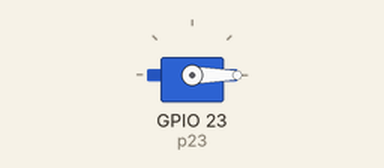
Bench run of a program on a simulated ESP32 board running MicroPython. Shown: servo. Servo angles are drawn from the pulse width (0.5 ms = 0°, 2.5 ms = 180°). At 19.0 s the program stops and its outputs stay as they are.

Above: at 0.1 s.
At 4.6 s:
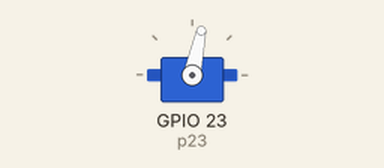
At 9.1 s:
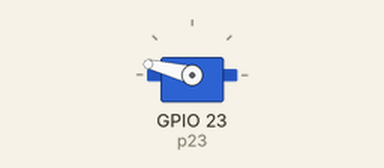
At 16.6 s:
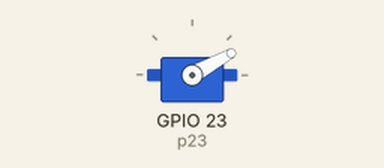
Timing chart, 0 to 19.5 s (numbered marks = the images above):
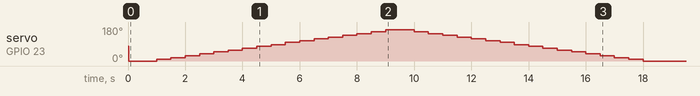

Measured:
- by itself, servo on GPIO 23 (p23): 78° → 0° at 0.02 s, → 10° 0.98 s later, → 18° 0.50 s later, → 29° 0.50 s later, … (35 changes in this stretch)

The program:

main.py
```python
# Load the machine module for GPIO and PWM
# Control servo motor with MicroPython
# Author: George Bantique, TechToTinker
# Date: September 15, 2020
#
#  https://techtotinker.blogspot.com/2020/09/006-micropython-tutorial-how-to-control.html?m=1
#

import machine
# Load the time module for the delays
import time

# Create a regular p23 GPIO object
p23 = machine.Pin(23, machine.Pin.OUT)

# Create another object named pwm by
# attaching the pwm driver to the pin
pwm = machine.PWM(p23)

# Set the pulse every 20ms
pwm.freq(50)

# Set initial duty to 0
# to turn off the pulse
pwm.duty(0)

# Creates a function for mapping the 0 to 180 degrees
# to 20 to 120 pwm duty values
def map(x, in_min, in_max, out_min, out_max):
    return int((x - in_min) * (out_max - out_min) / (in_max - in_min) + out_min)

# Creates another function for turning
# the servo according to input angle
def servo(pin, angle):
    pin.duty(map(angle, 0, 180, 20, 120))


# To rotate the servo motor to 0 degrees
servo(pwm, 0)

# To rotate the servo motor to 90 degrees
servo(pwm, 90)

# To rotate the servo motor to 180 degrees
servo(pwm, 180)

# To rotate the servo from 0 to 180 degrees
# by 10 degrees increment
for i in range(0, 181, 10):
    servo(pwm, i)
    time.sleep(0.5)

# To rotate the servo from 180 to 0 degrees
# by 10 degrees decrement
for i in range(180, -1, -10):
    servo(pwm, i)
    time.sleep(0.5)
```
